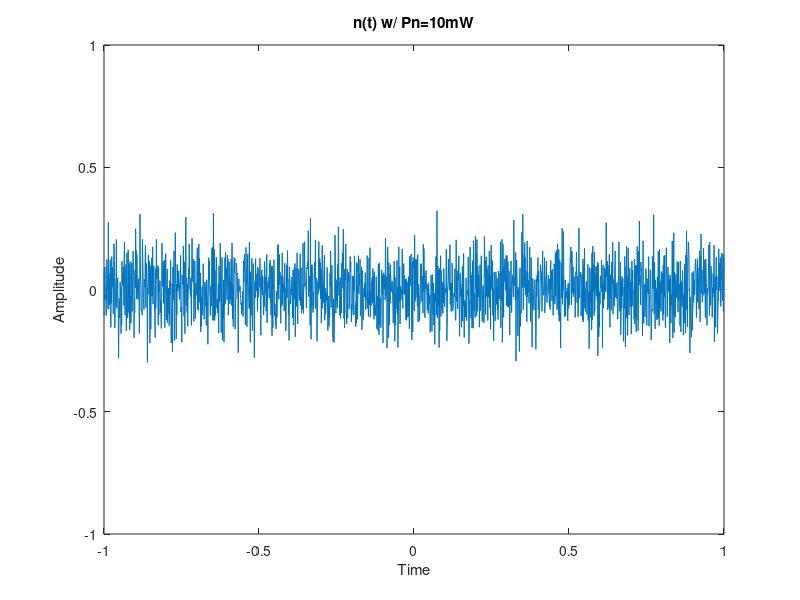
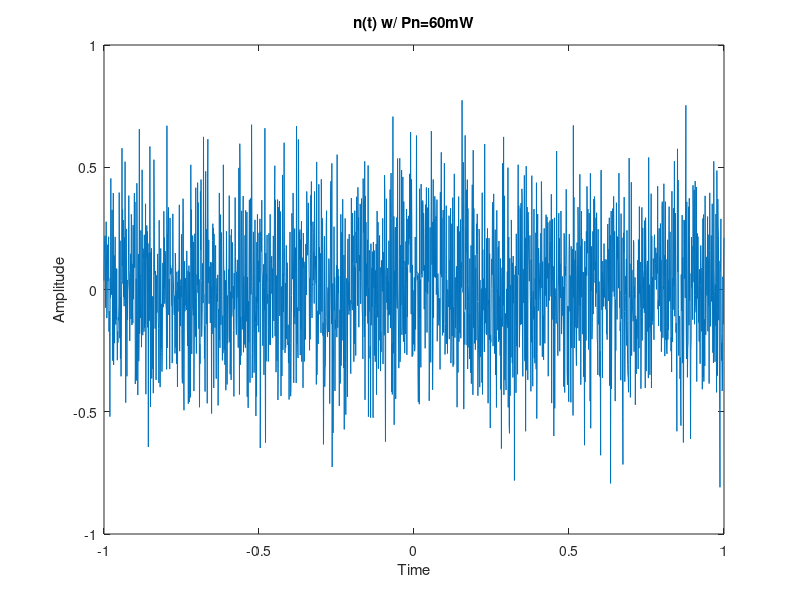
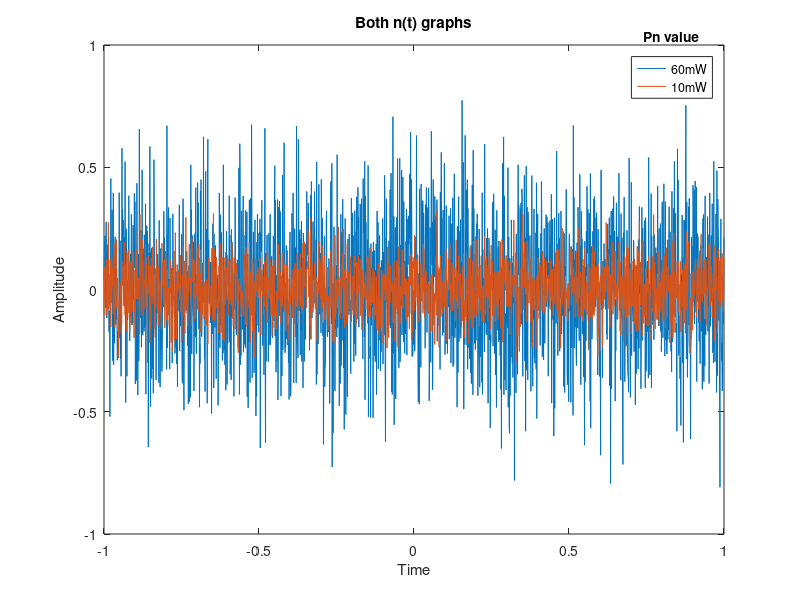

The MATLAB script that drew these images, in order: (Note: this script raises an error after producing the figures.)
% || Introduction to Communication Theory ||
% Author: Dimitri van Well
% ID: GJ7192
% !!!NOTES: Variables are unique to each part of the project. They have
% beeen established within a structure for the respective part. Hitting run
% on the script will successfully run the entire script!!!
clear;
clc;
%% Part 1: White Gaussian Noise
%Part 1(a)
clear;
clc;
%  Generate white gaussian nosie n(t) with noise power, Pn
%    (a) Pn=10mW => .01
part1A.fs = 10e2; %sample frequency
part1A.t = -1:1/part1A.fs:1; %sample rate
part1A.Pn = .01; %noise power
part1A.x = randn(1,max(size(part1A.t))); %random noise variable generation
part1A.n = sqrt(part1A.Pn) * part1A.x; %Random sample by Noise Power 
figure(1)
plot(part1A.t,part1A.n);      
title('n(t) w/ Pn=10mW');
xlabel('Time');
ylim([-1 1]); ylabel('Amplitude');

%__________________________________________________________________________
%Part 1(b)
%    (b) Pn=60mW => .06
part1B.fs = 10e2; %sample frequency
part1B.t = -1:1/part1B.fs:1; %sample rate
part1B.Pn = .06; %noise power
part1B.x = randn(1,max(size(part1B.t))); %random noise variable generation
part1B.n = sqrt(part1B.Pn) * part1B.x; %Random sample by Noise Power
figure(2)
plot(part1B.t,part1B.n);      
title('n(t) w/ Pn=60mW');
xlabel('Time');
ylim([-1 1]); ylabel('Amplitude');
%__________________________________________________________________________
% Compare the two noise graphs
figure(3)
plot(part1B.t,part1B.n);

hold on;

plot(part1A.t,part1A.n);
title('Both n(t) graphs');
xlabel('Time');
ylim([-1 1]); ylabel('Amplitude');
legnd = legend('60mW','10mW');
title(legnd,'Pn value');
%__________________________________________________________________________


%% Part 2: Additive Noise; using signal g(t) is reveived with n(t).
%Using g(t) from P2.1-5, combined with n(t) to formulate r(t).

part2.fs = 10e2;
part2.t = -4:1/part2.fs:4;

% Generate the g(t) message
part2.g=((part2.t+4).^3).*[(heaviside(part2.t+4))-(heaviside(part2.t+2))] - ((-part2.t).^3).*[(heaviside(part2.t+2))-(heaviside(part2.t-2))] + ((part2.t-4).^3).*[(heaviside(part2.t-2))-(heaviside(part2.t-4))];

part2.pwr = rms(part2.g)^2; %This was used as check for the signal power that was calculated by hand

% Generate the n(t), Gaussian Noise, message
part2.X = randn(1,max(size(part2.t)));

% Power Value and SNR, Pn needs to be set so that SNR = 93 = 92 + 1 = last
% 2 digits of id + 1
part2.Pn = (64/7)/93; %it is otherwise 93 = Ps/Pn
    %this puts the noise power roughly at 98.3mW

part2.n = sqrt(part2.Pn) * part2.X;

% Calculating r(t)
part2.r = part2.g + part2.n;

figure(4)

subplot(1,2,1);
plot(part2.t,part2.g);
title('g(t)');
xlabel('Time');
ylabel('Amplitude');

subplot(1,2,2);
plot(part2.t,part2.r);
title('r(t)');
xlabel('Time');
ylabel('Amplitude');

figure(5)
plot(part2.t,part2.r);
hold on
plot(part2.t,part2.g);
title('r(t) (g(t) w/noise)');
xlabel('Time');
ylabel('Amplitude');
